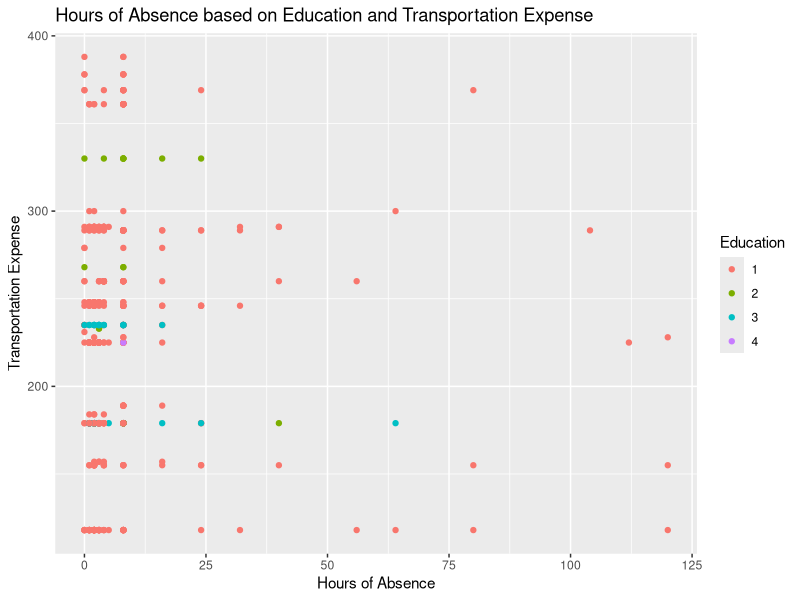
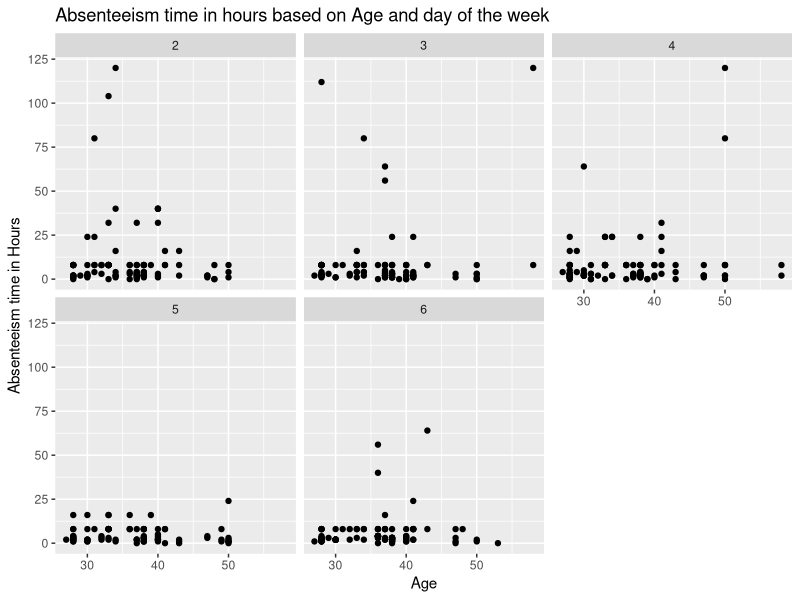
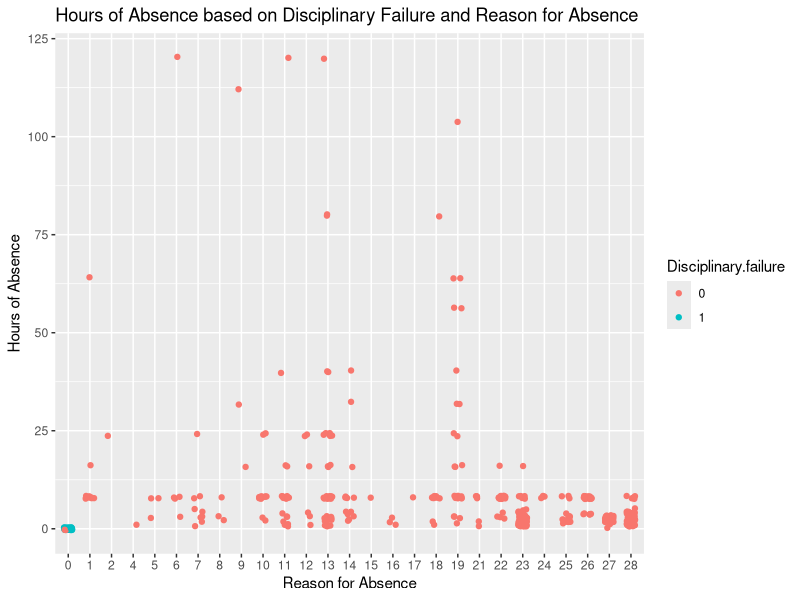
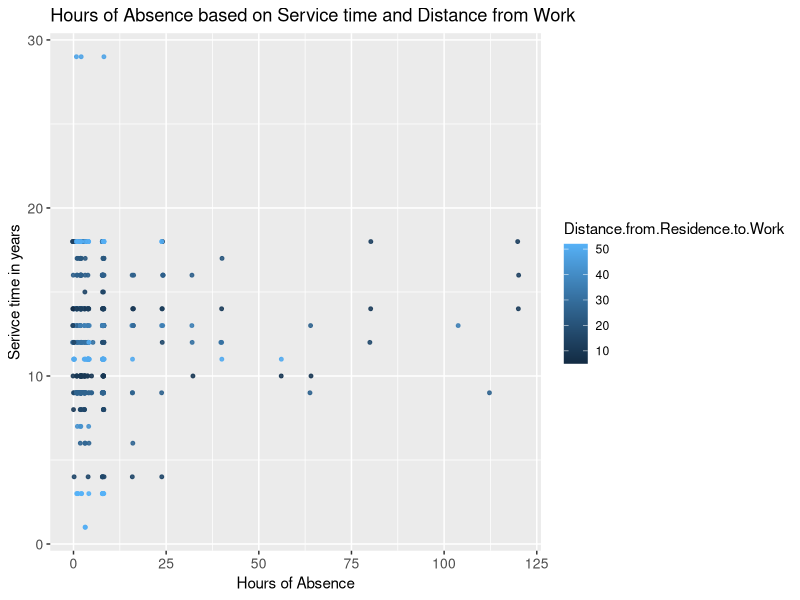

Write R code to recreate these figures, in order.
## ---- chunk 1
knitr::opts_chunk$set(echo = TRUE)
## ---- chunk 2
setwd("~/Desktop/MA 468")

data=read.table("Absenteeism.txt", sep = "\t", header = T)
data

cols=c(1,2,3,4,5,12,13,15,16)
data[, cols]=lapply(data[, cols], factor)
summary(data)

require(ggplot2)

#1.
ggplot(data = data) + geom_point(mapping = aes(x = Absenteeism.time.in.hours, y = Transportation.expense , color = Education))+labs(x="Hours of Absence", y="Transportation Expense", title = "Hours of Absence based on Education and Transportation Expense")

#2.
ggplot(data, aes(x =Age, y = Absenteeism.time.in.hours)) + geom_point() + facet_wrap(~ Day.of.the.week)+labs(x="Age", y="Absenteeism time in Hours", title = "Absenteeism time in hours based on Age and day of the week")

#3. 
ggplot(data, aes(x = Reason.for.absence, y = Absenteeism.time.in.hours, color = Disciplinary.failure)) + geom_jitter(width = .2)+labs(x="Reason for Absence", y="Hours of Absence", title = "Hours of Absence based on Disciplinary Failure and Reason for Absence")

#4.
ggplot(data=data, aes(x=Absenteeism.time.in.hours, y=Service.time))+theme(axis.text = element_text(size = 10))+geom_point(aes(col= Distance.from.Residence.to.Work), alpha=0.9, size=1, position = position_jitter(width = 0.25, height = 0))+labs(x="Hours of Absence", y="Serivce time in years", title = "Hours of Absence based on Service time and Distance from Work")




